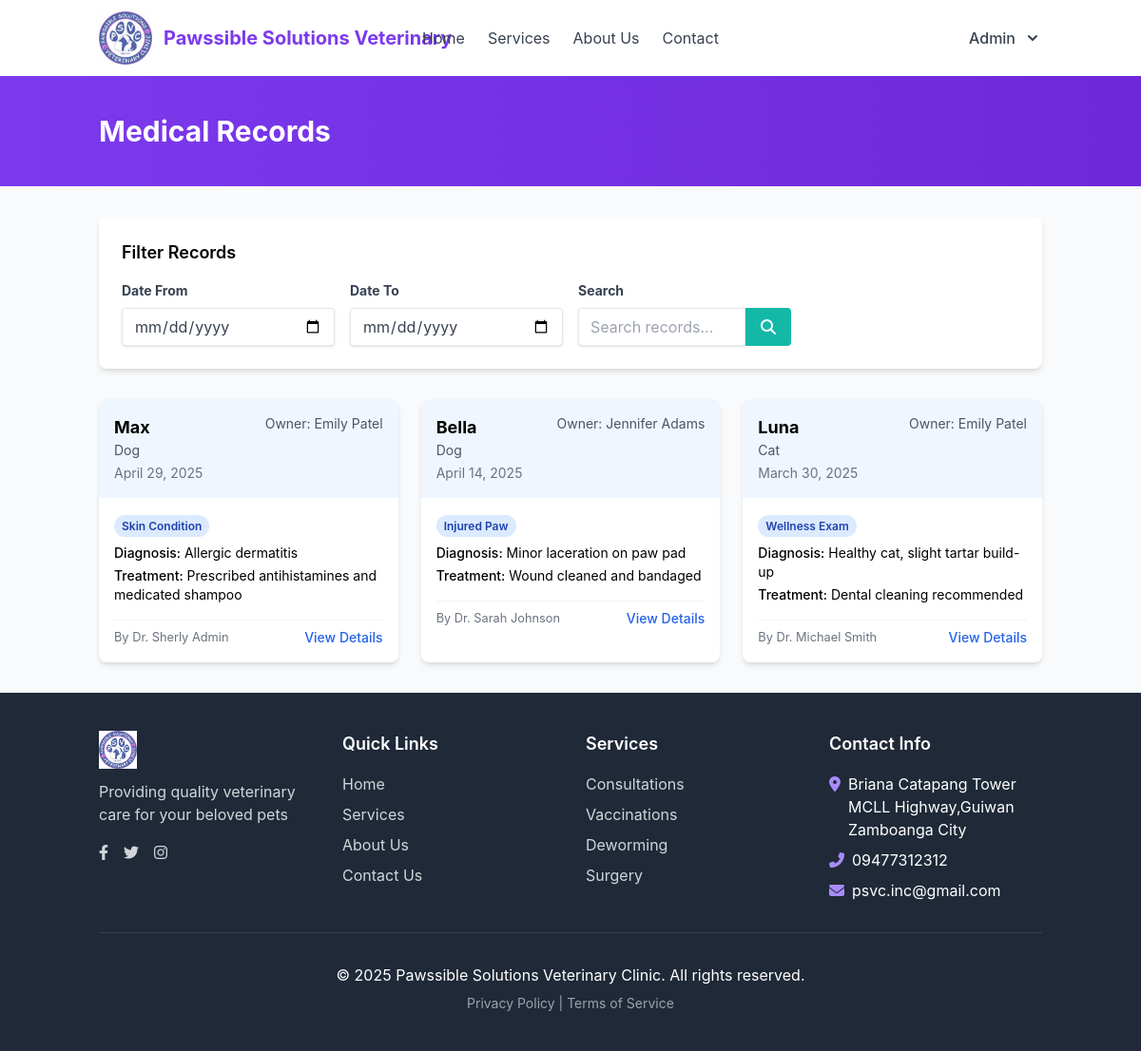
Page /medical_records.php (signed in) on the committed database.
### tables this page shows
CREATE TABLE `medical_records` (
  `id` int(11) NOT NULL,
  `pet_id` int(11) NOT NULL,
  `appointment_id` int(11) DEFAULT NULL,
  `record_date` date NOT NULL,
  `diagnosis` text DEFAULT NULL,
  `treatment` text DEFAULT NULL,
  `medications` text DEFAULT NULL,
  `notes` text DEFAULT NULL,
  `created_by` int(11) NOT NULL,
  `created_at` timestamp NOT NULL DEFAULT current_timestamp(),
  `updated_at` timestamp NOT NULL DEFAULT current_timestamp() ON UPDATE current_timestamp()
);

CREATE TABLE `pets` (
  `id` int(11) NOT NULL,
  `owner_id` int(11) NOT NULL,
  `name` varchar(50) NOT NULL,
  `species` varchar(50) NOT NULL,
  `breed` varchar(50) DEFAULT NULL,
  `gender` enum('male','female','unknown') NOT NULL,
  `date_of_birth` date DEFAULT NULL,
  `weight` decimal(5,2) DEFAULT NULL,
  `microchip_id` varchar(50) DEFAULT NULL,
  `created_at` timestamp NOT NULL DEFAULT current_timestamp(),
  `updated_at` timestamp NOT NULL DEFAULT current_timestamp() ON UPDATE current_timestamp()
);

CREATE TABLE `appointments` (
  `id` int(11) NOT NULL,
  `appointment_number` varchar(20) NOT NULL,
  `pet_id` int(11) NOT NULL,
  `vet_id` int(11) NOT NULL,
  `appointment_date` date NOT NULL,
  `appointment_time` time NOT NULL,
  `reason` varchar(100) NOT NULL,
  `notes` text DEFAULT NULL,
  `status` enum('scheduled','completed','cancelled','no-show') NOT NULL DEFAULT 'scheduled',
  `created_at` timestamp NOT NULL DEFAULT current_timestamp(),
  `updated_at` timestamp NOT NULL DEFAULT current_timestamp() ON UPDATE current_timestamp()
);

### medical_records.php (the view, shortened to what this page needs)
<?php
$user_role = isset($_SESSION['user_role']) ? $_SESSION['user_role'] : 'client';
$database = new Database();
$db = $database->getConnection();
$pet_filter = isset($_GET['pet_id']) ? $_GET['pet_id'] : '';
$date_from = isset($_GET['date_from']) ? $_GET['date_from'] : '';
$date_to = isset($_GET['date_to']) ? $_GET['date_to'] : '';
$search = isset($_GET['search']) ? $_GET['search'] : '';
if ($user_role == 'client') {
    $query = "SELECT mr.*, p.name as pet_name, p.species,
             CONCAT(u.first_name, ' ', u.last_name) as vet_name,
             a.reason as appointment_reason
             FROM medical_records mr
             JOIN pets p ON mr.pet_id = p.id
             LEFT JOIN appointments a ON mr.appointment_id = a.id
             LEFT JOIN users u ON mr.created_by = u.id
             WHERE p.owner_id = :user_id";
    if (!empty($pet_filter)) {
        $query .= " AND p.id = :pet_id";
    }
    if (!empty($date_from)) {
        $query .= " AND mr.record_date >= :date_from";
    }
    if (!empty($date_to)) {
        $query .= " AND mr.record_date <= :date_to";
    }
    if (!empty($search)) {
        $query .= " AND (mr.diagnosis LIKE :search OR mr.treatment LIKE :search OR mr.medications LIKE :search)";
    }
} else {
    $query = "SELECT mr.*, p.name as pet_name, p.species,
             CONCAT(o.first_name, ' ', o.last_name) as owner_name,
             CONCAT(v.first_name, ' ', v.last_name) as vet_name,
             a.reason as appointment_reason
             FROM medical_records mr
             JOIN pets p ON mr.pet_id = p.id
             JOIN users o ON p.owner_id = o.id
             LEFT JOIN appointments a ON mr.appointment_id = a.id
             LEFT JOIN users v ON mr.created_by = v.id
             WHERE 1=1";
}
$query .= " ORDER BY mr.record_date DESC, mr.created_at DESC";
$stmt = $db->prepare($query);
$stmt->execute();
include_once 'includes/header.php';
?>
<div class="bg-gradient-to-r from-violet-600 to-violet-700 py-10">
    <div class="container mx-auto px-4">
        <h1 class="text-3xl font-bold text-white">Medical Records</h1>
    </div>
</div>
<div class="container mx-auto px-4 py-8">
    <div class="bg-white rounded-lg shadow-md p-6 mb-8">
        <h3 class="text-lg font-semibold mb-4">Filter Records</h3>
        <form action="" method="get" class="grid grid-cols-1 md:grid-cols-2 lg:grid-cols-4 gap-4">
            <div>
                <label for="date_from" class="block text-gray-700 text-sm font-bold mb-2">Date From</label>
                <input type="date" id="date_from" name="date_from" value="<?php echo $date_from; ?>" class="shadow appearance-none border rounded w-full py-2 px-3 text-gray-700 leading-tight focus:outline-none focus:shadow-outline">
            </div>
            <div>
                <label for="date_to" class="block text-gray-700 text-sm font-bold mb-2">Date To</label>
                <input type="date" id="date_to" name="date_to" value="<?php echo $date_to; ?>" class="shadow appearance-none border rounded w-full py-2 px-3 text-gray-700 leading-tight focus:outline-none focus:shadow-outline">
            </div>
            <div>
                <label for="search" class="block text-gray-700 text-sm font-bold mb-2">Search</label>
                <div class="flex">
                    <input type="text" id="search" name="search" value="<?php echo htmlspecialchars($search); ?>" placeholder="Search records..." class="shadow appearance-none border rounded-l w-full py-2 px-3 text-gray-700 leading-tight focus:outline-none focus:shadow-outline">
                    <button type="submit" class="bg-teal-500 hover:bg-teal-600 text-white font-bold py-2 px-4 rounded-r">
                        <i class="fas fa-search"></i>
                    </button>
                </div>
            </div>
        </form>
    </div>
    <?php if ($stmt->rowCount() > 0): ?>
        <div class="grid grid-cols-1 md:grid-cols-2 lg:grid-cols-3 gap-6">
            <?php while ($record = $stmt->fetch(PDO::FETCH_ASSOC)): ?>
                <div class="bg-white rounded-lg shadow-md overflow-hidden hover:shadow-lg transition-shadow">
                    <div class="bg-blue-50 p-4">
                        <div class="flex justify-between items-start">
                            <div>
                                <h3 class="font-bold text-lg"><?php echo htmlspecialchars($record['pet_name']); ?></h3>
                                <p class="text-gray-600 text-sm"><?php echo htmlspecialchars($record['species']); ?></p>
                                <p class="text-gray-500 text-sm mt-1"><?php echo date('F d, Y', strtotime($record['record_date'])); ?></p>
                            </div>
                            <?php if (isset($record['owner_name']) && $user_role != 'client'): ?>
                                <p class="text-sm text-gray-600">Owner: <?php echo htmlspecialchars($record['owner_name']); ?></p>
                            <?php endif; ?>
                        </div>
                    </div>
                    <div class="p-4">
                        <?php if (!empty($record['appointment_reason'])): ?>
                            <div class="mb-2">
                                <span class="px-2 py-1 bg-blue-100 text-blue-800 text-xs font-semibold rounded-full">
                                    <?php echo htmlspecialchars($record['appointment_reason']); ?>
                                </span>
                            </div>
                        <?php endif; ?>
                        <div class="mt-2">
                            <?php if (!empty($record['diagnosis'])): ?>
                                <p class="text-sm"><span class="font-medium">Diagnosis:</span>
                                    <?php echo strlen($record['diagnosis']) > 100 ?
                                        htmlspecialchars(substr($record['diagnosis'], 0, 100)) . '...' :
                                        htmlspecialchars($record['diagnosis']); ?>
                                </p>
                            <?php endif; ?>
                            <?php if (!empty($record['treatment'])): ?>
                                <p class="text-sm mt-1"><span class="font-medium">Treatment:</span>
                                    <?php echo strlen($record['treatment']) > 100 ?
                                        htmlspecialchars(substr($record['treatment'], 0, 100)) . '...' :
                                        htmlspecialchars($record['treatment']); ?>
                                </p>
                            <?php endif; ?>
                        </div>
                        <div class="flex justify-between items-center mt-4 pt-2 border-t border-gray-100">
                            <small class="text-gray-500">By Dr. <?php echo htmlspecialchars($record['vet_name']); ?></small>
                            <a href="view_medical_record.php?id=<?php echo $record['id']; ?>" class="text-blue-600 hover:text-blue-800 font-medium text-sm">
                                View Details
                            </a>
                        </div>
                    </div>
                </div>
            <?php endwhile; ?>
        </div>
    <?php endif; ?>
</div>
<?php include_once 'includes/footer.php'; ?>

### includes/header.php (shortened to what this page needs)
<!DOCTYPE html>
<html lang="en">
<head>
    <script src="https://cdn.tailwindcss.com"></script>
    <link rel="stylesheet" href="https://cdnjs.cloudflare.com/ajax/libs/font-awesome/6.4.0/css/all.min.css">
    <link rel="stylesheet" href="assets/css/style.css">
</head>
<body class="bg-gray-50 min-h-screen flex flex-col">
    <header class="bg-white shadow-md">
        <nav class="container mx-auto px-4 py-3">
            <div class="flex flex-wrap items-center justify-between">
                <div class="flex items-center w-full md:w-auto justify-between md:justify-start">
                    <a href="index.php" class="flex items-center">
                        <img src="assets/images/logo.png" alt="PetCare Clinic Logo" class="h-10 md:h-14 w-auto mr-2 md:mr-3">
                        <span class="text-lg md:text-xl font-bold text-violet-600">Pawssible Solutions Veterinary<br class="hidden xs:inline"></span>
                    </a>
                </div>
                <div class="hidden md:flex items-center space-x-6 absolute left-1/2 transform -translate-x-1/2">
                    <a href="index.php" class="text-gray-700 hover:text-violet-600 transition">Home</a>
                    <a href="services.php" class="text-gray-700 hover:text-violet-600 transition">Services</a>
                    <a href="about.php" class="text-gray-700 hover:text-violet-600 transition">About Us</a>
                    <a href="contact.php" class="text-gray-700 hover:text-violet-600 transition">Contact</a>
                </div>
                <div class="hidden md:flex items-center">
                    <?php if (isset($_SESSION['user_id'])): ?>
                        <div class="relative">
                            <button type="button" class="flex items-center space-x-2 text-gray-700 hover:text-violet-600 focus:outline-none" id="user-menu-button">
                                <span class="font-medium"><?php echo $_SESSION['first_name']; ?></span>
                                <svg class="h-5 w-5" xmlns="http://www.w3.org/2000/svg" viewBox="0 0 20 20" fill="currentColor">
                                    <path fill-rule="evenodd" d="M5.293 7.293a1 1 0 011.414 0L10 10.586l3.293-3.293a1 1 0 011.414 1.414l-4 4a1 1 0 01-1.414 0l-4-4a1 1 0 010-1.414z" clip-rule="evenodd" />
                                </svg>
                            </button>
                        </div>
                    <?php else: ?>
                        <a href="login.php" class="text-gray-700 hover:text-violet-600 transition mr-4">Sign In</a>
                        <a href="register.php" class="bg-violet-600 hover:bg-violet-700 text-white font-bold py-2 px-4 rounded transition">Sign Up</a>
                    <?php endif; ?>
                </div>
            </div>
        </nav>
    </header>
</body>
</html>

### includes/footer.php (shortened to what this page needs)
    <footer class="bg-gray-800 text-white py-10 mt-auto">
        <div class="container mx-auto px-4">
            <div class="grid md:grid-cols-4 gap-8">
                <div>
                    <img src="assets/images/logo.png" alt="PetCare Clinic" class="h-10 mb-3">
                    <p class="text-gray-300 mb-4">Providing quality veterinary care for your beloved pets</p>
                    <div class="flex space-x-4">
                        <a href="#" class="text-gray-300 hover:text-white transition">
                            <i class="fab fa-facebook-f"></i>
                        </a>
                        <a href="#" class="text-gray-300 hover:text-white transition">
                            <i class="fab fa-twitter"></i>
                        </a>
                        <a href="#" class="text-gray-300 hover:text-white transition">
                            <i class="fab fa-instagram"></i>
                        </a>
                    </div>
                </div>
                <div>
                    <h4 class="text-lg font-semibold mb-4">Quick Links</h4>
                    <ul class="space-y-2">
                        <li><a href="index.php" class="text-gray-300 hover:text-white transition">Home</a></li>
                        <li><a href="services.php" class="text-gray-300 hover:text-white transition">Services</a></li>
                        <li><a href="about.php" class="text-gray-300 hover:text-white transition">About Us</a></li>
                        <li><a href="contact.php" class="text-gray-300 hover:text-white transition">Contact Us</a></li>
                    </ul>
                </div>
                <div>
                    <h4 class="text-lg font-semibold mb-4">Services</h4>
                    <ul class="space-y-2">
                        <li><a href="services.php#wellness" class="text-gray-300 hover:text-white transition">Consultations</a></li>
                        <li><a href="services.php#vaccinations" class="text-gray-300 hover:text-white transition">Vaccinations</a></li>
                        <li><a href="services.php#dental" class="text-gray-300 hover:text-white transition">Deworming</a></li>
                        <li><a href="services.php#surgery" class="text-gray-300 hover:text-white transition">Surgery</a></li>
                    </ul>
                </div>
                <div>
                    <h4 class="text-lg font-semibold mb-4">Contact Info</h4>
                    <ul class="space-y-2">
                        <li class="flex items-start">
                            <i class="fas fa-map-marker-alt mt-1 mr-2 text-violet-400"></i>
                            <span>Briana Catapang Tower<br>MCLL Highway,Guiwan Zamboanga City</span>
                        </li>
                        <li class="flex items-center">
                            <i class="fas fa-phone-alt mr-2 text-violet-400"></i>
                            <span>09477312312</span>
                        </li>
                        <li class="flex items-center">
                            <i class="fas fa-envelope mr-2 text-violet-400"></i>
                            <span>psvc.inc@gmail.com</span>
                        </li>
                    </ul>
                </div>
            </div>
            <div class="border-t border-gray-700 mt-8 pt-8 text-center">
                <p>&copy; <?php echo date('Y'); ?> Pawssible Solutions Veterinary Clinic. All rights reserved.</p>
                <p class="text-sm text-gray-400 mt-2">
                    <a href="privacy.php" class="hover:text-white">Privacy Policy</a> |
                    <a href="terms.php" class="hover:text-white">Terms of Service</a>
                </p>
            </div>
        </div>
    </footer>
</body>
</html>

### assets/css/style.css (style rules this page uses)
body { font-family: 'Inter', 'Segoe UI', Roboto, Arial, sans-serif; }

### rows in the picture
medical_records: pet.name "Max", pet.species "Dog", record_date "April 29, 2025", owner_name "Emily Patel", appointment.reason "Skin Condition", diagnosis "Allergic dermatitis", treatment "Prescribed antihistamines and medicated shampoo", vet_name "Sherly Admin"
medical_records: pet.name "Bella", pet.species "Dog", record_date "April 14, 2025", owner_name "Jennifer Adams", appointment.reason "Injured Paw", diagnosis "Minor laceration on paw pad", treatment "Wound cleaned and bandaged", vet_name "Sarah Johnson"
medical_records: pet.name "Luna", pet.species "Cat", record_date "March 30, 2025", owner_name "Emily Patel", appointment.reason "Wellness Exam", diagnosis "Healthy cat, slight tartar build-up", treatment "Dental cleaning recommended", vet_name "Michael Smith"

### other values in the picture
$_SESSION['first_name'] "Admin"
